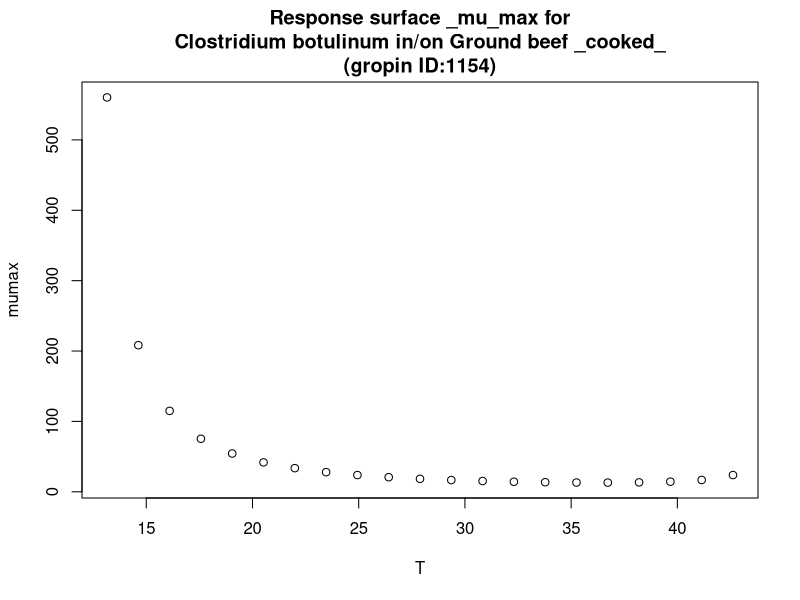

This chart was generated by the following R code:
#############################
# start of Parameter script
#############################
T <- seq(13.15314,42.6173826173826,length.out=21)
#############################
# end of Parameter script
#############################
############################# 
# start of Model script Gropin ID 1154 
#############################
 
# constant coefficients for this model
 
variables <- data.frame(T)
argumentsPar <- unique.data.frame(expand.grid(variables))
 
# heart of the model
response_surface <- function(T) {
   mumax <-exp(2.21)*(0.633*(T-44.3)*((T-11.5)^2)/(((36.4-11.5)*(T-36.4)-(36.4-44.3)*(36.4+11.5-2*T))*(36.4-11.5)))^(-0.786)

	return(mumax=mumax)
} 

# output parameters
responseSurface <- cbind(argumentsPar,response_surface(argumentsPar['T']))
colnames(responseSurface) <- c(colnames(argumentsPar),'mumax')
#############################
# End of Model script
#############################
############################# 
# start of Visualisation script Gropin ID 1154 
#############################
titleText <-'Response surface _mu_max for
Clostridium botulinum in/on Ground beef _cooked_
(gropin ID:1154)'
plot(T,responseSurface$'mumax',xlab='T',
                          ylab='mumax',main=titleText)
#############################
# End of Visualisation script
#############################
